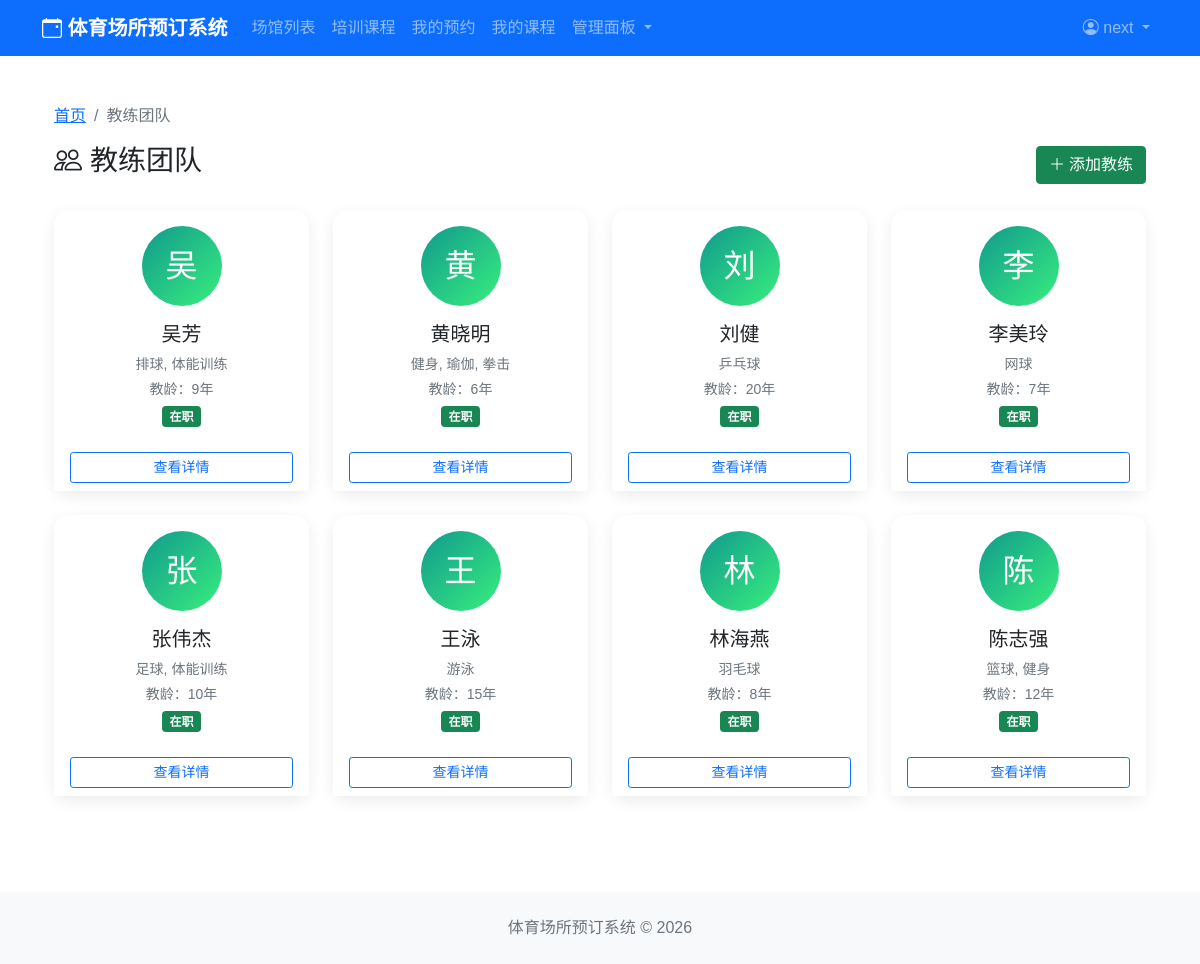
The app's page /courses/coaches/ (signed in) with its own data.
### users/models.py (models this page shows, shortened)
class User(AbstractBaseUser, PermissionsMixin):
    USER_TYPE_CHOICES = (
        ('user', '普通用户'),
        ('coach', '教练'),
        ('admin', '管理员'),
    )
    username = models.CharField(max_length=150, unique=True, verbose_name='用户名')
    email = models.EmailField(blank=True, verbose_name='邮箱')
    user_type = models.CharField(max_length=20, choices=USER_TYPE_CHOICES, default='user')
    phone = models.CharField(max_length=20, blank=True, verbose_name='手机号')
    avatar = models.ImageField(upload_to='avatars/', default='avatars/default.jpg', verbose_name='头像')
    is_active = models.BooleanField(default=True, verbose_name='是否激活')
    is_staff = models.BooleanField(default=False, verbose_name='是否为员工')
    created_at = models.DateTimeField(auto_now_add=True, verbose_name='创建时间')
    updated_at = models.DateTimeField(auto_now=True, verbose_name='更新时间')
    objects = UserManager()
    USERNAME_FIELD = 'username'
    REQUIRED_FIELDS = ['email']
    class Meta:
        db_table = 'users'
        verbose_name = '用户'
        verbose_name_plural = '用户'

### courses/models.py (models this page shows, shortened)
class Coach(models.Model):
    GENDER_CHOICES = (
        ('male', '男'),
        ('female', '女'),
    )
    STATUS_CHOICES = (
        ('active', '在职'),
        ('inactive', '离职'),
    )
    name = models.CharField(max_length=50, verbose_name='教练姓名')
    gender = models.CharField(max_length=10, choices=GENDER_CHOICES, verbose_name='性别')
    phone = models.CharField(max_length=20, verbose_name='联系电话')
    email = models.EmailField(blank=True, verbose_name='邮箱')
    avatar = models.ImageField(upload_to='coaches/', default='coaches/default.jpg', verbose_name='头像')
    speciality = models.CharField(max_length=200, verbose_name='擅长项目')
    description = models.TextField(blank=True, verbose_name='个人简介')
    experience = models.IntegerField(default=0, verbose_name='教龄(年)')
    certificate = models.CharField(max_length=200, blank=True, verbose_name='资质证书')
    status = models.CharField(max_length=20, choices=STATUS_CHOICES, default='active', verbose_name='状态')
    created_at = models.DateTimeField(auto_now_add=True, verbose_name='创建时间')
    updated_at = models.DateTimeField(auto_now=True, verbose_name='更新时间')
    class Meta:
        db_table = 'coaches'
        verbose_name = '教练'
        verbose_name_plural = '教练'

### courses/views.py (the view)
# urls.py: path('coaches/', views.coach_list, name='coach_list'),
def coach_list(request):
    coaches = Coach.objects.filter(status='active').order_by('-created_at')
    speciality = request.GET.get('speciality')
    search = request.GET.get('search')
    if speciality:
        coaches = coaches.filter(speciality__icontains=speciality)
    if search:
        coaches = coaches.filter(name__icontains=search)
    paginator = Paginator(coaches, 12)
    page_number = request.GET.get('page')
    page_obj = paginator.get_page(page_number)
    return render(request, 'courses/coach_list.html', {
        'page_obj': page_obj,
        'speciality': speciality,
        'search': search
    })

### templates/courses/coach_list.html (shortened to what this page needs)
{% extends 'base.html' %}
{% block content %}
<div class="container py-4">
    <nav aria-label="breadcrumb">
        <ol class="breadcrumb">
            <li class="breadcrumb-item"><a href="{% url 'home' %}">首页</a></li>
            <li class="breadcrumb-item active">教练团队</li>
        </ol>
    </nav>
    <div class="d-flex justify-content-between align-items-center mb-4">
        <h3><i class="bi bi-people me-2"></i>教练团队</h3>
        {% if user.user_type == 'admin' or user.is_staff %}
        <a href="{% url 'courses:coach_create' %}" class="btn btn-success"><i class="bi bi-plus-lg me-1"></i>添加教练</a>
        {% endif %}
    </div>
    <div class="row">
        {% for coach in page_obj %}
        <div class="col-md-3 col-sm-6 mb-4">
            <div class="card coach-card text-center h-100">
                <div class="card-body">
                    <div class="coach-avatar mb-3">{{ coach.name.0 }}</div>
                    <h5 class="card-title">{{ coach.name }}</h5>
                    <p class="text-muted small mb-1">{{ coach.speciality }}</p>
                    <p class="text-muted small mb-1">教龄：{{ coach.experience }}年</p>
                    <span class="badge bg-{% if coach.status == 'active' %}success{% else %}secondary{% endif %}">{{ coach.get_status_display }}</span>
                </div>
                <div class="card-footer bg-white border-top-0">
                    <a href="{% url 'courses:coach_detail' coach.id %}" class="btn btn-outline-primary btn-sm w-100">查看详情</a>
                </div>
            </div>
        </div>
        {% empty %}
        <div class="col-12 text-center py-5">
            <i class="bi bi-people text-muted" style="font-size: 4rem;"></i>
            <h4 class="text-muted mt-3">暂无教练信息</h4>
        </div>
        {% endfor %}
    </div>
</div>
{% endblock %}

### templates/base.html (shortened to what this page needs)
<!DOCTYPE html>
<html lang="zh-CN">
<head>
    <link href="https://cdn.jsdelivr.net/npm/bootstrap@5.1.3/dist/css/bootstrap.min.css" rel="stylesheet">
    <link rel="stylesheet" href="https://cdn.jsdelivr.net/npm/bootstrap-icons@1.8.1/font/bootstrap-icons.css">
</head>
<body>
    <nav class="navbar navbar-expand-lg navbar-dark bg-primary">
        <div class="container">
            <a class="navbar-brand" href="{% url 'home' %}">
                <i class="bi bi-calendar-event"></i> 体育场所预订系统
            </a>
            <div class="collapse navbar-collapse" id="navbarNav">
                <ul class="navbar-nav me-auto">
                    <li class="nav-item">
                        <a class="nav-link" href="{% url 'venues:venue_list' %}">场馆列表</a>
                    </li>
                    <li class="nav-item">
                        <a class="nav-link" href="{% url 'courses:course_list' %}">培训课程</a>
                    </li>
                    {% if user.is_authenticated %}
                    <li class="nav-item">
                        <a class="nav-link" href="{% url 'bookings:my_bookings' %}">我的预约</a>
                    </li>
                    <li class="nav-item">
                        <a class="nav-link" href="{% url 'courses:my_courses' %}">我的课程</a>
                    </li>
                    {% if user.user_type == 'admin' or user.is_staff %}
                    <li class="nav-item dropdown">
                        <a class="nav-link dropdown-toggle" href="#" role="button" data-bs-toggle="dropdown">
                            管理面板
                        </a>
                    </li>
                    {% endif %}
                    {% endif %}
                </ul>
                <ul class="navbar-nav">
                    {% if user.is_authenticated %}
                    <li class="nav-item dropdown">
                        <a class="nav-link dropdown-toggle" href="#" id="userDropdown" role="button" data-bs-toggle="dropdown">
                            <i class="bi bi-person-circle"></i> {{ user.username }}
                        </a>
                    </li>
                    {% endif %}
                </ul>
            </div>
        </div>
    </nav>
    <main class="container my-4">
        {% block content %}{% endblock %}
    </main>
    <footer class="bg-light py-4 mt-5">
        <div class="container text-center">
            <p class="text-muted mb-0">体育场所预订系统 &copy; 2026</p>
        </div>
    </footer>
</body>
</html>

### templates/base.html (style rules this page uses)
body { font-family: 'Microsoft YaHei', sans-serif; }
.navbar-brand { font-weight: bold; }
.card { box-shadow: 0 2px 4px rgba(0,0,0,0.1); }

### templates/courses/coach_list.html (style rules this page uses)
.coach-card { border: none; border-radius: 15px; box-shadow: 0 5px 15px rgba(0,0,0,0.08); transition: all 0.3s; }
.coach-avatar { width: 80px; height: 80px; border-radius: 50%; background: linear-gradient(135deg, #11998e 0%, #38ef7d 100%); display: flex; align-items: center; justify-content: center; color: white; font-size: 2rem; margin: 0 auto; }

### records on screen
User: username "next"
Coach: name.0 "吴", name "吴芳", speciality "排球, 体能训练", experience "9", status "在职"
Coach: name.0 "黄", name "黄晓明", speciality "健身, 瑜伽, 拳击", experience "6", status "在职"
Coach: name.0 "刘", name "刘健", speciality "乒乓球", experience "20", status "在职"
Coach: name.0 "李", name "李美玲", speciality "网球", experience "7", status "在职"
Coach: name.0 "张", name "张伟杰", speciality "足球, 体能训练", experience "10", status "在职"
Coach: name.0 "王", name "王泳", speciality "游泳", experience "15", status "在职"
Coach: name.0 "林", name "林海燕", speciality "羽毛球", experience "8", status "在职"
Coach: name.0 "陈", name "陈志强", speciality "篮球, 健身", experience "12", status "在职"
